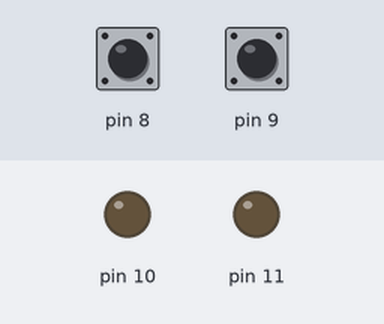
A sketch run on a simulated Arduino Uno, built with avr-gcc and run on an emulated ATmega328P. Shown: output pins drawn as LEDs (lit = HIGH). Inputs (shaded band) come from the test bench; at power-on: pin 8 HIGH, pin 9 HIGH.

Above: at 1.2 s.
1.3 s: pin 8 pulled LOW for 0.15 s
At 2.0 s:
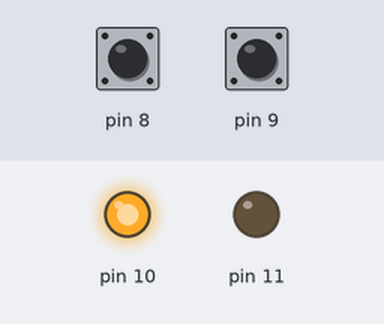
2.9 s: pin 9 pulled LOW for 0.15 s
At 3.3 s:
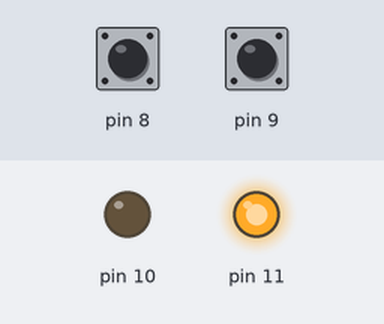
4.5 s: pin 8 pulled LOW for 1 s
At 5.7 s:
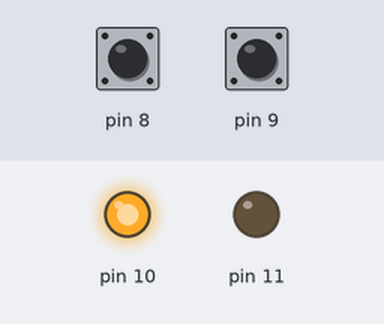
7.0 s: pin 9 pulled LOW for 1 s
At 7.6 s:
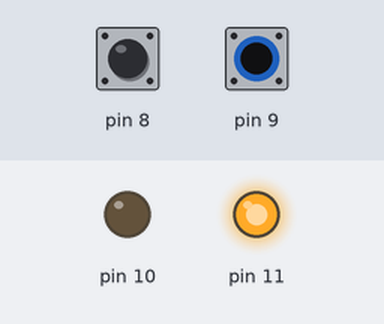
Timing chart, 0 to 10.0 s (numbered marks = the images above; inputs shaded):
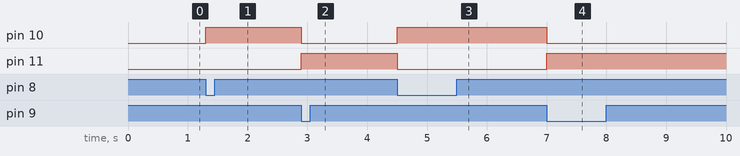

Measured:
- after the input at 1.3 s, pin 10: LOW → HIGH at once
- after the input at 2.9 s, pin 10: HIGH → LOW at once; pin 11: LOW → HIGH at once
- after the input at 4.5 s, pin 10: LOW → HIGH at once; pin 11: HIGH → LOW at once
- after the input at 7.0 s, pin 10: HIGH → LOW at once; pin 11: LOW → HIGH at once

The sketch:

plimbare_led.ino
```cpp
int prevValueLeft = HIGH;
int valueLeft = HIGH;

int prevValueRight = HIGH;
int valueRight = HIGH;


void setup() {
  // put your setup code here, to run once:
  pinMode(8, INPUT_PULLUP);
  pinMode(9, INPUT_PULLUP);

  pinMode(10, OUTPUT);
  pinMode(11, OUTPUT);
}

void loop() {
  // put your main code here, to run repeatedly:
  prevValueLeft = valueLeft;
  valueLeft = digitalRead(8);

  prevValueRight = valueRight;
  valueRight = digitalRead(9);

  if (prevValueLeft == HIGH && valueLeft == LOW) {
    digitalWrite(10, HIGH);
    digitalWrite(11, LOW);
  }

  if (prevValueRight == HIGH && valueRight == LOW) {
    digitalWrite(10, LOW);
    digitalWrite(11, HIGH);
  }
}
```
